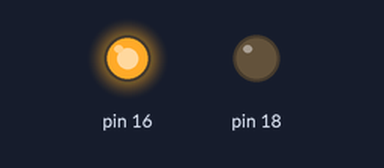
Bench run of a program on a simulated Raspberry Pi (header pin numbers). Shown: output pins drawn as LEDs (lit = HIGH).

Above: at 5.0 s.
At 15.0 s:
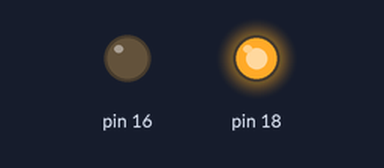
Timing chart, 0 to 26.0 s (numbered marks = the images above):
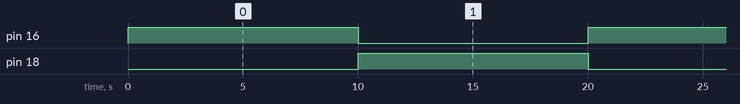

The program:

2._DC_Motor.py
```python
import RPi.GPIO as GPIO
from time import sleep

#GPIO.setmode(GPIO.BCM)

GPIO.setmode(GPIO.BOARD)

GPIO.setup(18, GPIO.OUT)
GPIO.setup(16, GPIO.OUT)

while 1:
    GPIO.output(18, False)
    GPIO.output(16, True)
    sleep(10)
    GPIO.output(18, True)
    GPIO.output(16, False)
    sleep(10)
```

Measured:
- by itself, pin 16, pin 18: alternates HIGH for 10.0 s and LOW for 10.0 s
